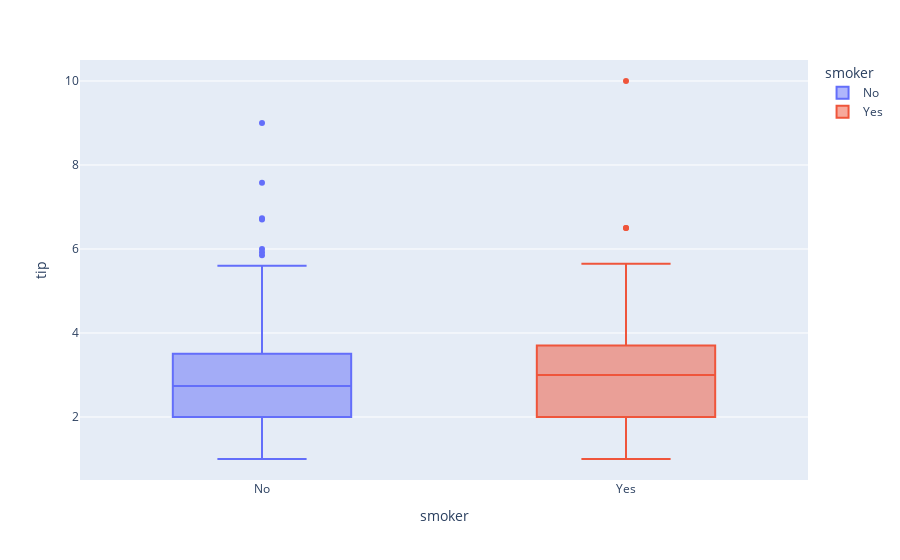

Here is the notebook cell this chart was saved with:
### Markdown cell above
### Box Plot

#### The box plots are plotted for tips for smokers and non-smokers. There are greater outliers for those that smoke but generally the median and quartile values are fairly similar between both groups.

### Code cell
# box plot which is plotted for those that smoke and don't smoke. 
fig = px.box(df, x = 'smoker', y = 'tip', color = 'smoker')
fig.show()

### Figure 1 — Plotly figure (JSON) as saved in the notebook; plotly's stock layout.template omitted (floating-point values rounded to 4 significant figures; data arrays with more than 128 entries replaced by an {"elided": "..."} marker saying what was removed)
{"data": [{"alignmentgroup": "True", "hovertemplate": "smoker=%{x}<br>tip=%{y}<extra></extra>", "legendgroup": "No", "marker": {"color": "#636efa"}, "name": "No", "notched": false, "offsetgroup": "No", "orientation": "v", "showlegend": true, "type": "box", "x": {"elided": "151 str values"}, "x0": " ", "xaxis": "x", "y": {"elided": "151 float values"}, "y0": " ", "yaxis": "y"}, {"alignmentgroup": "True", "hovertemplate": "smoker=%{x}<br>tip=%{y}<extra></extra>", "legendgroup": "Yes", "marker": {"color": "#EF553B"}, "name": "Yes", "notched": false, "offsetgroup": "Yes", "orientation": "v", "showlegend": true, "type": "box", "x": ["Yes", "Yes", "Yes", "Yes", "Yes", "Yes", "Yes", "Yes", "Yes", "Yes", "Yes", "Yes", "Yes", "Yes", "Yes", "Yes", "Yes", "Yes", "Yes", "Yes", "Yes", "Yes", "Yes", "Yes", "Yes", "Yes", "Yes", "Yes", "Yes", "Yes", "Yes", "Yes", "Yes", "Yes", "Yes", "Yes", "Yes", "Yes", "Yes", "Yes", "Yes", "Yes", "Yes", "Yes", "Yes", "Yes", "Yes", "Yes", "Yes", "Yes", "Yes", "Yes", "Yes", "Yes", "Yes", "Yes", "Yes", "Yes", "Yes", "Yes", "Yes", "Yes", "Yes", "Yes", "Yes", "Yes", "Yes", "Yes", "Yes", "Yes", "Yes", "Yes", "Yes", "Yes", "Yes", "Yes", "Yes", "Yes", "Yes", "Yes", "Yes", "Yes", "Yes", "Yes", "Yes", "Yes", "Yes", "Yes", "Yes", "Yes", "Yes", "Yes", "Yes"], "x0": " ", "xaxis": "x", "y": [3, 5, 2, 4.19, 2.56, 2.02, 4, 2, 5, 2, 2, 4, 2.01, 2, 2.5, 4, 3.23, 3, 1, 4.3, 4.73, 4, 1.5, 3, 2.5, 3, 2.2, 3.48, 1.92, 1.58, 2.5, 2, 3, 1.76, 3.21, 2, 1.98, 3.76, 1, 2.09, 3.14, 5, 3.08, 2.5, 3.48, 1.64, 4.06, 4.29, 4, 1.61, 2, 10, 3.16, 3.41, 3, 2.03, 2.23, 2, 5.16, 2.5, 6.5, 1.1, 3, 1.5, 1.44, 3.09, 2.88, 2, 3, 3, 1, 1.17, 2, 2, 3, 5.15, 3.18, 4, 3.11, 2, 2, 4, 3.55, 3.68, 5.65, 3.5, 6.5, 3, 3.5, 2, 3.5, 4, 1.5], "y0": " ", "yaxis": "y"}], "layout": {"autosize": true, "boxmode": "overlay", "legend": {"title": {"text": "smoker"}, "tracegroupgap": 0}, "margin": {"t": 60}, "xaxis": {"anchor": "y", "autorange": true, "categoryarray": ["No", "Yes"], "categoryorder": "array", "domain": [0, 1], "range": [-0.5, 1.5], "title": {"text": "smoker"}, "type": "category"}, "yaxis": {"anchor": "x", "autorange": true, "domain": [0, 1], "range": [0.5, 10.5], "title": {"text": "tip"}, "type": "linear"}}}
